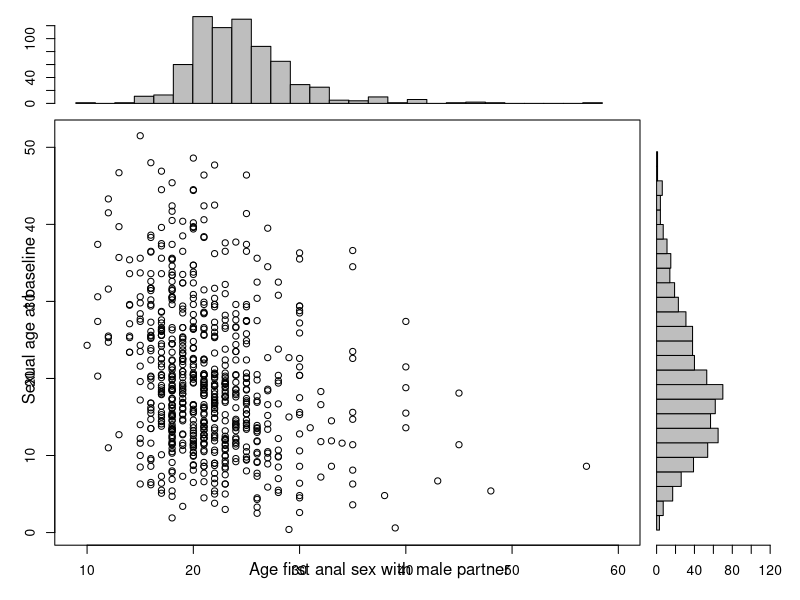

Write R code to recreate this figure.
library("foreign")

sexage <- read.csv("sexage.csv",header=T)
sexage$sexualage <- sexage$age - sexage$agefasm

scatterhist = function(x, y, xmin, xmax){
  zones=matrix(c(2,0,1,3), ncol=2, byrow=TRUE)
  layout(zones, widths=c(4/5,1/5), heights=c(1/5,4/5))
  xhist = hist(x, breaks=20, plot=FALSE)
  yhist = hist(y, breaks=20, plot=FALSE)
  top = max(c(xhist$counts, yhist$counts))
  par(mar=c(3.3,3.3,0,0))
  plot(x,y, xlim=c(xmin, xmax), ylab="", xlab="")
  par(mar=c(1,3.3,1,1))
  barplot(xhist$counts, axes=T, ylim=c(0, top), space=0)
  par(mar=c(3.3,1,1,1))
  barplot(yhist$counts, axes=T, xlim=c(0, top), space=0, horiz=TRUE)
  par(oma=c(3.3,3.3,1,1))
}

with(sexage, scatterhist(agefasm, sexualage, xmin=9, xmax=60))
mtext("Sexual age at baseline", side=2, line=1, outer=TRUE, adj=0, 
    at=(.8 * 1/3))
mtext("Age first anal sex with male partner", side=1, line=1, outer=TRUE,
 adj=0, at=(.8 * 1/3))
